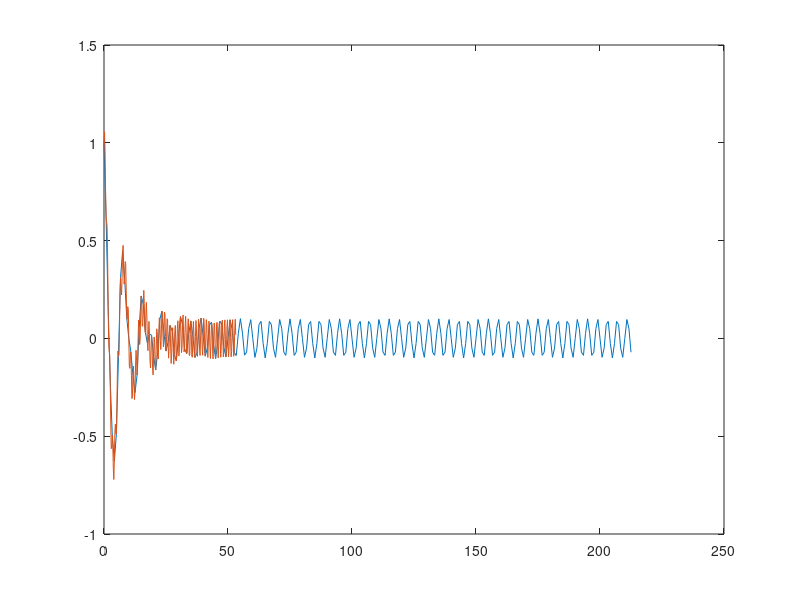
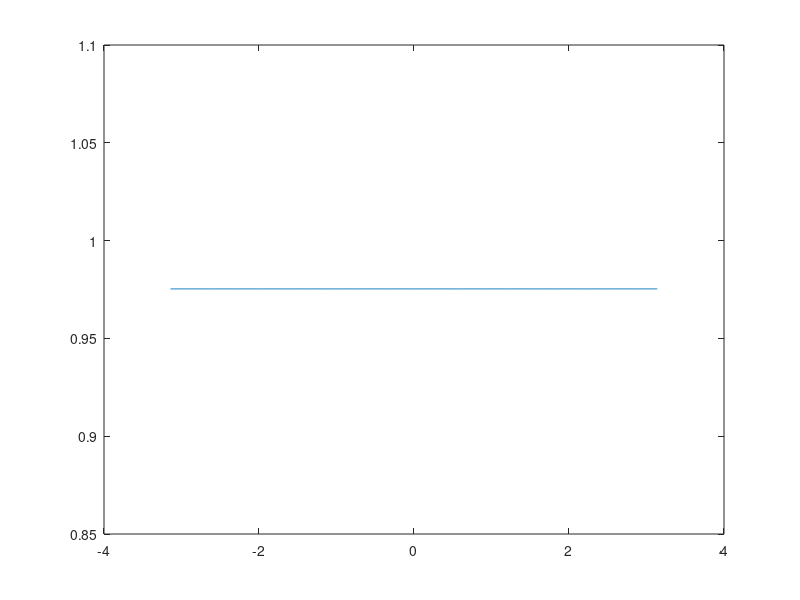

Here is the MATLAB script that generated these plots, in order:
clc
clear all
close all

T1 = 1/1.2; 
T2 = 1/4.8; 
omega1 = 0.25 * pi;
omega2 = 1.9 * pi;
T = 1.0;
i = 0;
a = 0.12;
for n = 1:1:256
	x1(n) = exp(-a*i*T1)*cos(omega1*i*T1) + 0.1*sin(omega2*i*T1);
    x2(n) = exp(-a*i*T2)*cos(omega1*i*T2) + 0.1*sin(omega2*i*T2);
    i = i+1;
end


sample = 0:1:255;
plot(T1*sample, x1);
hold on
plot(T2*sample, x2);
%-(exp(-w*1i)*exp(-T*a)*cos(OMG*T) - 1)/(exp(-w*2i)*exp(-2*T*a) - 2*exp(-w*1i)*exp(-T*a)*cos(OMG*T) + 1)
%-1/(10*(exp(-w*1i) - 1))

%X(w)=- (exp(-w*1i)*exp(-T*a)*cos(OMG*T) - 1)/(exp(-w*2i)*exp(-2*T*a) - 2*exp(-w*1i)*exp(-T*a)*cos(OMG*T) + 1) - 1/(10*(exp(-w*1i) - 1))
a = 0.12; 
OMG = 0.25*pi;
T = 1/4.8;
i=1;
for w=-pi:0.01:pi
    %X(i) = - (exp(-w*1i)*exp(-T*a)*cos(OMG*T) - 1)/(exp(-w*2i)*exp(-2*T*a) - 2*exp(-w*1i)*exp(-T*a)*cos(OMG*T) + 1) - 1/(10*(exp(-w*1i) - 1));
    X(i) = exp(-a*T)
    i=i+1;
end
figure;
plot(-pi:0.01:pi, X);



% figure;
% NFFT = 256;
% X1 = fft(x1, NFFT);
% nVals = (0:NFFT-1)/NFFT;
% plot(nVals, abs(X1));
